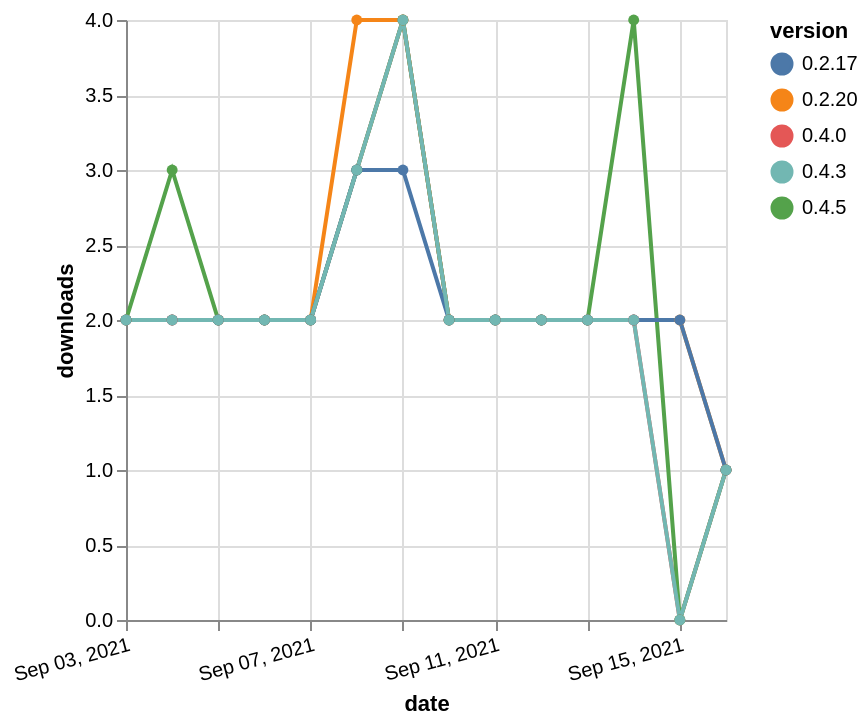

The Vega-Lite source for this figure:
### Vega-Lite specification from a JSON file in a GitHub repository (floating-point values rounded to 4 significant figures)
{"$schema": "https://vega.github.io/schema/vega-lite/v5.json", "description": "A simple bar chart with embedded data.", "data": {"values": [{"date": "2021-09-03", "total": 2978, "delta": 2, "version": "0.2.20"}, {"date": "2021-09-04", "total": 2980, "delta": 2, "version": "0.2.20"}, {"date": "2021-09-05", "total": 2982, "delta": 2, "version": "0.2.20"}, {"date": "2021-09-06", "total": 2984, "delta": 2, "version": "0.2.20"}, {"date": "2021-09-07", "total": 2986, "delta": 2, "version": "0.2.20"}, {"date": "2021-09-08", "total": 2990, "delta": 4, "version": "0.2.20"}, {"date": "2021-09-09", "total": 2994, "delta": 4, "version": "0.2.20"}, {"date": "2021-09-10", "total": 2996, "delta": 2, "version": "0.2.20"}, {"date": "2021-09-11", "total": 2998, "delta": 2, "version": "0.2.20"}, {"date": "2021-09-12", "total": 3000, "delta": 2, "version": "0.2.20"}, {"date": "2021-09-13", "total": 3002, "delta": 2, "version": "0.2.20"}, {"date": "2021-09-14", "total": 3004, "delta": 2, "version": "0.2.20"}, {"date": "2021-09-15", "total": 3006, "delta": 2, "version": "0.2.20"}, {"date": "2021-09-16", "total": 3007, "delta": 1, "version": "0.2.20"}, {"date": "2021-09-03", "total": 2990, "delta": 2, "version": "0.4.0"}, {"date": "2021-09-04", "total": 2992, "delta": 2, "version": "0.4.0"}, {"date": "2021-09-05", "total": 2994, "delta": 2, "version": "0.4.0"}, {"date": "2021-09-06", "total": 2996, "delta": 2, "version": "0.4.0"}, {"date": "2021-09-07", "total": 2998, "delta": 2, "version": "0.4.0"}, {"date": "2021-09-08", "total": 3001, "delta": 3, "version": "0.4.0"}, {"date": "2021-09-09", "total": 3005, "delta": 4, "version": "0.4.0"}, {"date": "2021-09-10", "total": 3007, "delta": 2, "version": "0.4.0"}, {"date": "2021-09-11", "total": 3009, "delta": 2, "version": "0.4.0"}, {"date": "2021-09-12", "total": 3011, "delta": 2, "version": "0.4.0"}, {"date": "2021-09-13", "total": 3013, "delta": 2, "version": "0.4.0"}, {"date": "2021-09-14", "total": 3015, "delta": 2, "version": "0.4.0"}, {"date": "2021-09-15", "total": 3015, "delta": 0, "version": "0.4.0"}, {"date": "2021-09-16", "total": 3016, "delta": 1, "version": "0.4.0"}, {"date": "2021-09-03", "total": 3002, "delta": 2, "version": "0.4.5"}, {"date": "2021-09-04", "total": 3005, "delta": 3, "version": "0.4.5"}, {"date": "2021-09-05", "total": 3007, "delta": 2, "version": "0.4.5"}, {"date": "2021-09-06", "total": 3009, "delta": 2, "version": "0.4.5"}, {"date": "2021-09-07", "total": 3011, "delta": 2, "version": "0.4.5"}, {"date": "2021-09-08", "total": 3014, "delta": 3, "version": "0.4.5"}, {"date": "2021-09-09", "total": 3018, "delta": 4, "version": "0.4.5"}, {"date": "2021-09-10", "total": 3020, "delta": 2, "version": "0.4.5"}, {"date": "2021-09-11", "total": 3022, "delta": 2, "version": "0.4.5"}, {"date": "2021-09-12", "total": 3024, "delta": 2, "version": "0.4.5"}, {"date": "2021-09-13", "total": 3026, "delta": 2, "version": "0.4.5"}, {"date": "2021-09-14", "total": 3030, "delta": 4, "version": "0.4.5"}, {"date": "2021-09-15", "total": 3030, "delta": 0, "version": "0.4.5"}, {"date": "2021-09-16", "total": 3031, "delta": 1, "version": "0.4.5"}, {"date": "2021-09-03", "total": 2506, "delta": 2, "version": "0.2.17"}, {"date": "2021-09-04", "total": 2508, "delta": 2, "version": "0.2.17"}, {"date": "2021-09-05", "total": 2510, "delta": 2, "version": "0.2.17"}, {"date": "2021-09-06", "total": 2512, "delta": 2, "version": "0.2.17"}, {"date": "2021-09-07", "total": 2514, "delta": 2, "version": "0.2.17"}, {"date": "2021-09-08", "total": 2517, "delta": 3, "version": "0.2.17"}, {"date": "2021-09-09", "total": 2520, "delta": 3, "version": "0.2.17"}, {"date": "2021-09-10", "total": 2522, "delta": 2, "version": "0.2.17"}, {"date": "2021-09-11", "total": 2524, "delta": 2, "version": "0.2.17"}, {"date": "2021-09-12", "total": 2526, "delta": 2, "version": "0.2.17"}, {"date": "2021-09-13", "total": 2528, "delta": 2, "version": "0.2.17"}, {"date": "2021-09-14", "total": 2530, "delta": 2, "version": "0.2.17"}, {"date": "2021-09-15", "total": 2532, "delta": 2, "version": "0.2.17"}, {"date": "2021-09-16", "total": 2533, "delta": 1, "version": "0.2.17"}, {"date": "2021-09-03", "total": 2981, "delta": 2, "version": "0.4.3"}, {"date": "2021-09-04", "total": 2983, "delta": 2, "version": "0.4.3"}, {"date": "2021-09-05", "total": 2985, "delta": 2, "version": "0.4.3"}, {"date": "2021-09-06", "total": 2987, "delta": 2, "version": "0.4.3"}, {"date": "2021-09-07", "total": 2989, "delta": 2, "version": "0.4.3"}, {"date": "2021-09-08", "total": 2992, "delta": 3, "version": "0.4.3"}, {"date": "2021-09-09", "total": 2996, "delta": 4, "version": "0.4.3"}, {"date": "2021-09-10", "total": 2998, "delta": 2, "version": "0.4.3"}, {"date": "2021-09-11", "total": 3000, "delta": 2, "version": "0.4.3"}, {"date": "2021-09-12", "total": 3002, "delta": 2, "version": "0.4.3"}, {"date": "2021-09-13", "total": 3004, "delta": 2, "version": "0.4.3"}, {"date": "2021-09-14", "total": 3006, "delta": 2, "version": "0.4.3"}, {"date": "2021-09-15", "total": 3006, "delta": 0, "version": "0.4.3"}, {"date": "2021-09-16", "total": 3007, "delta": 1, "version": "0.4.3"}]}, "width": "container", "mark": {"type": "line", "point": {"filled": true}}, "encoding": {"x": {"field": "date", "type": "temporal", "timeUnit": "yearmonthdate", "title": "date", "axis": {"labelAngle": -15}}, "y": {"field": "delta", "type": "quantitative", "title": "downloads"}, "color": {"field": "version", "type": "nominal"}, "tooltip": {"field": "delta"}}}
